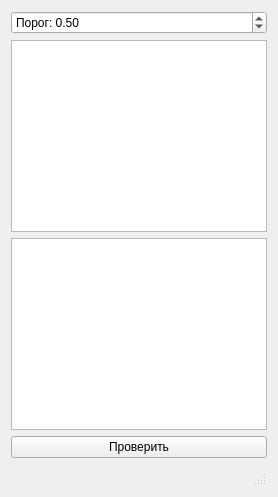
<?xml version="1.0" encoding="UTF-8"?>
<ui version="4.0">
 <class>AntiPlagiarism</class>
 <widget class="QWidget" name="AntiPlagiarism">
  <property name="windowTitle">
   <string>Антиплагиат</string>
  </property>
  <layout class="QVBoxLayout" name="verticalLayout">
   <item>
    <widget class="QDoubleSpinBox" name="thresholdSpinBox">
     <property name="minimum">
      <double>0.0</double>
     </property>
     <property name="maximum">
      <double>1.0</double>
     </property>
     <property name="singleStep">
      <double>0.01</double>
     </property>
     <property name="value">
      <double>0.5</double>
     </property>
     <property name="prefix">
      <string>Порог: </string>
     </property>
    </widget>
   </item>
   <item>
    <widget class="QTextEdit" name="textEdit1"/>
   </item>
   <item>
    <widget class="QTextEdit" name="textEdit2"/>
   </item>
   <item>
    <widget class="QPushButton" name="calculateButton">
     <property name="text">
      <string>Проверить</string>
     </property>
    </widget>
   </item>
   <item>
    <widget class="QStatusBar" name="statusBar"/>
   </item>
  </layout>
 </widget>
 <resources/>
 <connections/>
</ui>
